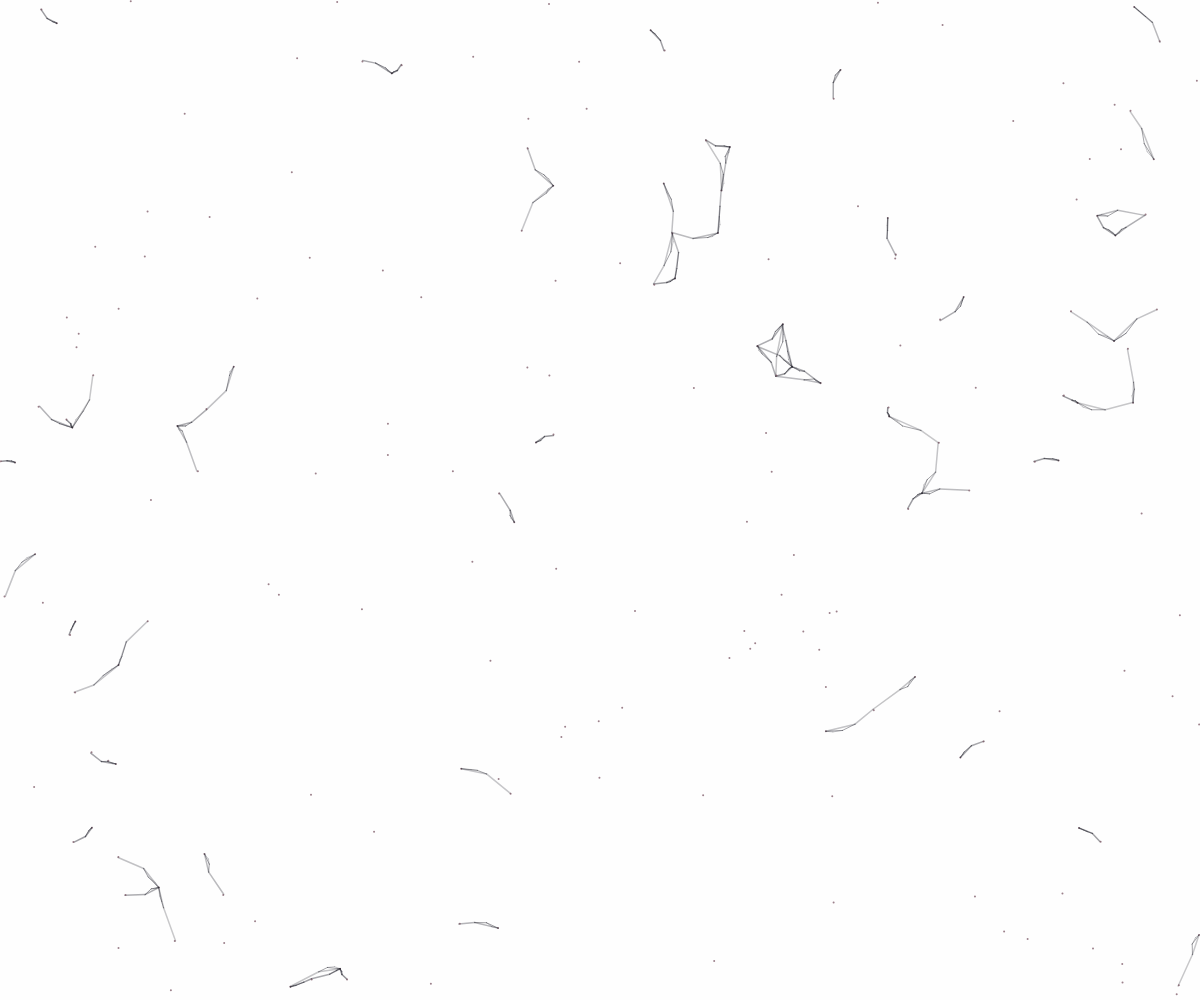
Frame 1 (no input)
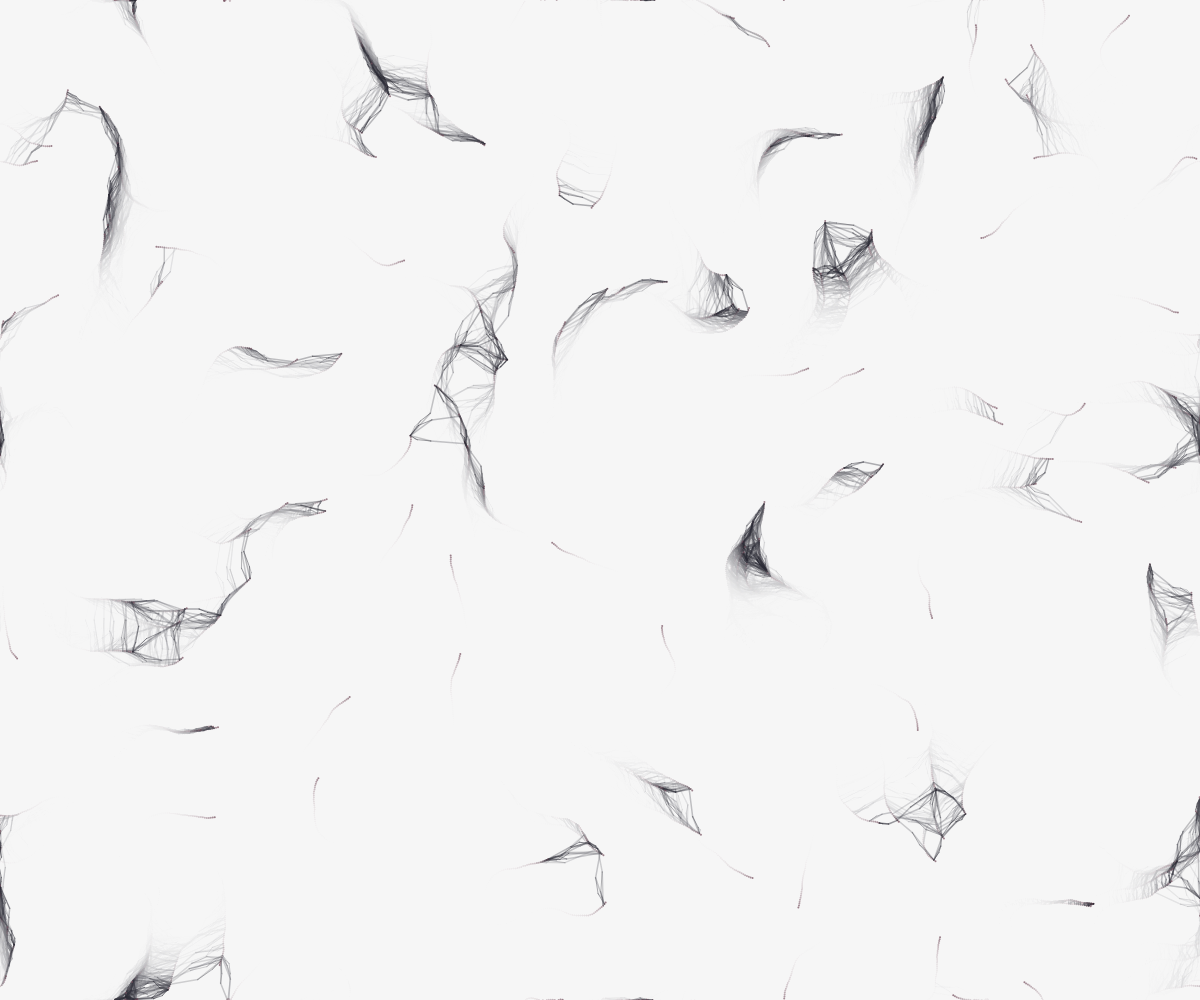
Frame 60 (no input)
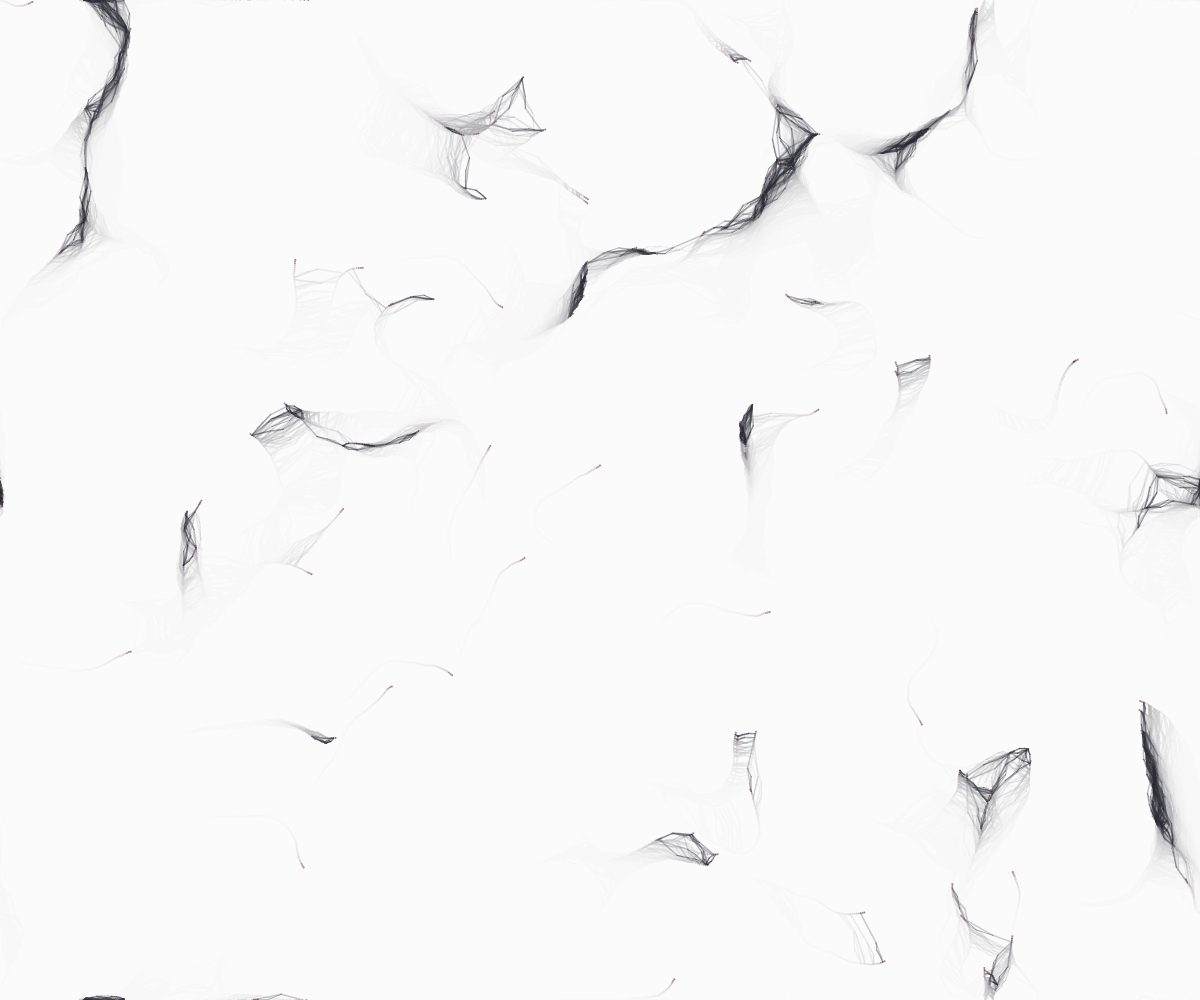
Frame 120 (the mouse pressed at the canvas centre since frame 60)

The p5.js sketch that drew these frames (run headless with seeded random() and noise() and a simulated clock; from frame 60 on, the mouse is pressed at the canvas centre):

// p5.js sketch
// ── sketch.js
let data = {
  "turbulence": 0.65,
  "inertia": 0.80,
  "crystallization": 0.70,
  "permeability": 0.30,
  "phase_transition": 0.55
};

let particles = [];
let t = 0;

function setup() {
  createCanvas(windowWidth, windowHeight);
  // 粒子数を少し調整（ブラウザの負荷を考慮）
  for (let i = 0; i < 200; i++) {
    particles.push(new Particle());
  }
}

function draw() {
  // Permeability（透過性）による「澱（おり）」の蓄積
  let alpha = map(data.permeability, 0, 1, 40, 5); 
  background(245, 245, 240, alpha); 

  // 相転移：臨界点を超えると画面がフラッシュし、過去の澱をリセットする
  if (random() < data.phase_transition * 0.02) {
    background(255, 255, 255, 100); // 瞬間的なホワイトアウト
  }

  t += 0.005;

  for (let i = 0; i < particles.length; i++) {
    particles[i].update();
    particles[i].show();
    
    // PhaseTransitionが高いと、フラクタル構造が壊れやすくなる
    if (random() > data.phase_transition) {
      for (let j = i + 1; j < particles.length; j++) {
        let d = dist(particles[i].pos.x, particles[i].pos.y, particles[j].pos.x, particles[j].pos.y);
        
        // 修正点：変数名を threshold から limitDist に変更
        let limitDist = data.crystallization * 80;
        if (d < limitDist) {
          drawOrganicLink(particles[i].pos, particles[j].pos, d, 3);
        }
      }
    }
  }
}

function drawOrganicLink(p1, p2, d, level) {
  if (level <= 0) return;

  let mid = p5.Vector.lerp(p1, p2, 0.5);
  let offset = p5.Vector.random2D().mult(d * 0.2 * data.turbulence);
  mid.add(offset);

  // 透過性（Permeability）が低いほど、線も少し「濁った」色に
  let strokeColor = map(data.permeability, 0, 1, 30, 80);
  stroke(strokeColor, strokeColor, strokeColor + 10, map(d, 0, 100, 150, 0));
  strokeWeight(level * 0.5);
  line(p1.x, p1.y, mid.x, mid.y);
  line(p2.x, p2.y, mid.x, mid.y);

  if (data.crystallization > 0.6) {
    drawOrganicLink(p1, mid, d * 0.5, level - 1);
  }
}

class Particle {
  constructor() {
    this.pos = createVector(random(width), random(height));
    this.vel = createVector(0, 0);
  }

  update() {
    let n = noise(this.pos.x * 0.005, this.pos.y * 0.005, t);
    let angle = n * TWO_PI * 2;
    let flow = p5.Vector.fromAngle(angle).mult(data.inertia);
    
    let friction = p5.Vector.random2D().mult(data.turbulence * 0.5);
    flow.add(friction);
    
    this.vel.add(flow);
    this.vel.limit(2); 
    this.pos.add(this.vel);

    if (this.pos.x > width) this.pos.x = 0;
    if (this.pos.x < 0) this.pos.x = width;
    if (this.pos.y > height) this.pos.y = 0;
    if (this.pos.y < 0) this.pos.y = height;
  }

  show() {
    noStroke();
    // Turbulenceが高いと、わずかに「熱」を感じる色味に
    let r = 50 + data.turbulence * 100;
    let g = 60 + data.inertia * 20;
    let b = 70 + data.crystallization * 30;
    fill(r, g, b, 180);
    ellipse(this.pos.x, this.pos.y, 2);
  }
}
